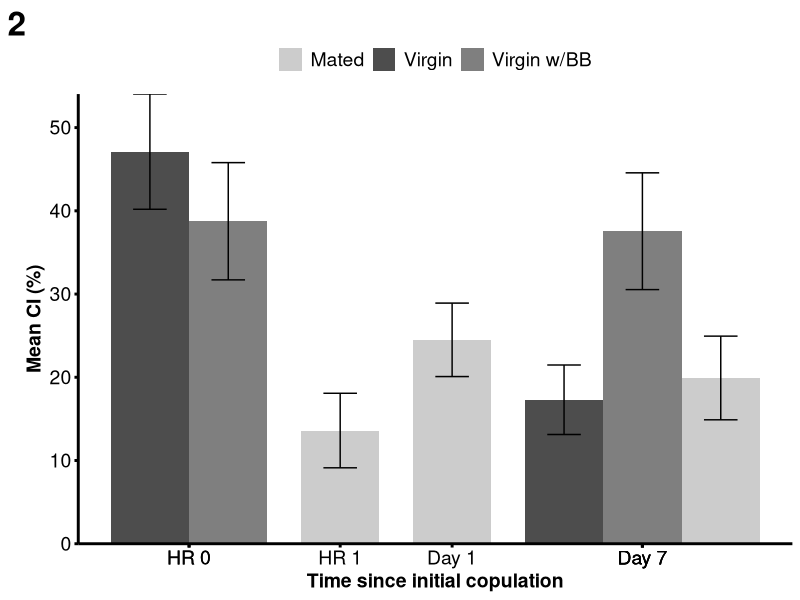
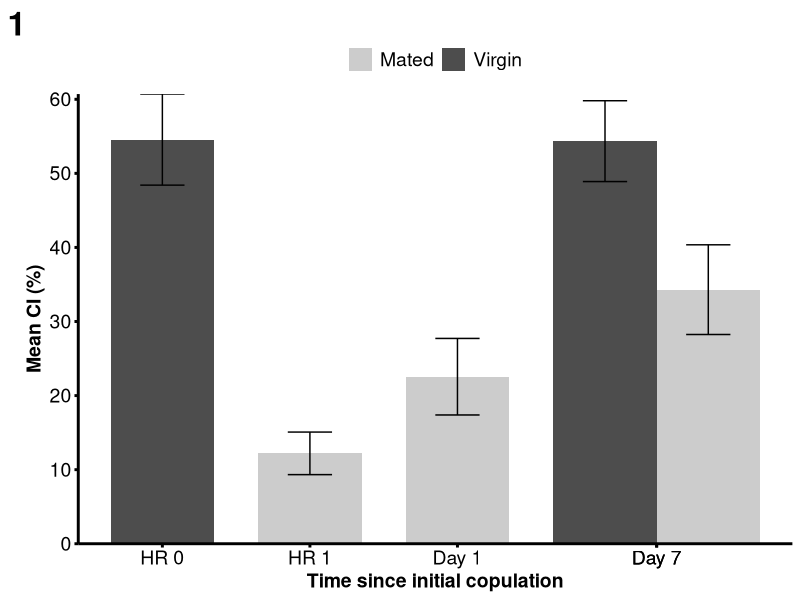

Generate these figures, in order, with R:
############################################## Script for SA analyses  #######################################################

#Analyzes sexual attractiveness data for D. suzukii & D. biarmipes
#Runs ANOVA, Tukey post-hoc test

#################################################################################################################################################

######## Set-up ########

#set working directory
setwd("C:/Users/rclar/Dropbox/McRobert Lab/Suzukii Paper/D_suzukii_behav")
getwd()

remove(list = ls())

#load libraries
library(tidyverse)
library(RColorBrewer)

#read in data
SA_data <- read_csv("SA_TidyData.csv", col_names = TRUE)

#################################################################################################################################################

######## Format data ########

#remove NAs
SA_data_clean <- SA_data[which(SA_data$Courtship_Index_arcsine!='NA'),]

#subset to each species
DS <- SA_data_clean[which(SA_data_clean$Species=='Drosophila_suzukii'),]
DB <- SA_data_clean[which(SA_data_clean$Species=='Drosophila_biarmipes'),]

#################################################################################################################################################

######## D suzukii analyses ########

#### anova ####
DS_SA_anova <- aov(Courtship_Index_arcsine ~ Test, data = DS)
DS_SA_Tukey <- TukeyHSD(DS_SA_anova)

#### means, SD & SE #####
#virgins 3-5 days w/out blueberry
DS_V35_NBB <- DS[which(DS$Test=='DS_V3-5_NBB'),] #subset dataframe
DS_V35_NBB_mean <- mean(DS_V35_NBB$`Courtship_Index_%`) #calculate mean
DS_V35_NBB_SD <- sd(DS_V35_NBB$`Courtship_Index_%`) #calculate SD
DS_V35_NBB_SE <- DS_V35_NBB_SD/sqrt(20) #calculate SE

#virgins 10-12 days w/out blueberry
DS_V1012_NBB <- DS[which(DS$Test=='DS_V10-12_NBB'),]
DS_V1012_NBB_mean <- mean(DS_V1012_NBB$`Courtship_Index_%`)
DS_V1012_NBB_SD <- sd(DS_V1012_NBB$`Courtship_Index_%`)
DS_V1012_NBB_SE <- DS_V1012_NBB_SD/sqrt(20)

#virgins 3-5 days w/blueberry
DS_V35_BB <- DS[which(DS$Test=='DS_V3-5_BB'),]
DS_V35_BB_mean <- mean(DS_V35_BB$`Courtship_Index_%`)
DS_V35_BB_SD <- sd(DS_V35_BB$`Courtship_Index_%`)
DS_V35_BB_SE <- DS_V35_BB_SD/sqrt(20)

#virgins 10-12 days w/blueberry
DS_V1012_BB <- DS[which(DS$Test=='DS_V10-12_BB'),]
DS_V1012_BB_mean <- mean(DS_V1012_BB$`Courtship_Index_%`)
DS_V1012_BB_SD <- sd(DS_V1012_BB$`Courtship_Index_%`)
DS_V1012_BB_SE <- DS_V1012_BB_SD/sqrt(20)

#mated 1-hr post-mating w/blueberry (females 3-5 days old)
DS_PM1_BB <- DS[which(DS$Test=='DS_PM1_BB'),]
DS_PM1_BB_mean <- mean(DS_PM1_BB$`Courtship_Index_%`)
DS_PM1_BB_SD <- sd(DS_PM1_BB$`Courtship_Index_%`)
DS_PM1_BB_SE <- DS_PM1_BB_SD/sqrt(20)

#mated 1-day post-mating w/blueberry (females 4-6 days old)
DS_PM24_BB <- DS[which(DS$Test=='DS_PM24_BB'),]
DS_PM24_BB_mean <- mean(DS_PM24_BB$`Courtship_Index_%`)
DS_PM24_BB_SD <- sd(DS_PM24_BB$`Courtship_Index_%`)
DS_PM24_BB_SE <- DS_PM24_BB_SD/sqrt(20)

#mated 7 days post-mating w/blueberry (females 10-12 days old)
DS_PM168_BB <- DS[which(DS$Test=='DS_PM168_BB'),]
DS_PM168_BB_mean <- mean(DS_PM168_BB$`Courtship_Index_%`)
DS_PM168_BB_SD <- sd(DS_PM168_BB$`Courtship_Index_%`)
DS_PM168_BB_SE <- DS_PM168_BB_SD/sqrt(20)

#### summarize results ####
#create vectors with means, SDs, etc.
DS_mean <- c(DS_V35_NBB_mean, DS_V35_BB_mean, DS_PM1_BB_mean, DS_PM24_BB_mean, 
             DS_V1012_NBB_mean, DS_V1012_BB_mean, DS_PM168_BB_mean) #pull means into one vector
DS_SD <- c(DS_V35_NBB_SD, DS_V35_BB_SD, DS_PM1_BB_SD, DS_PM24_BB_SD, DS_V1012_NBB_SD, 
           DS_V1012_BB_SD, DS_PM168_BB_SD) #pull SDs into one vector
DS_SE <- c(DS_V35_NBB_SE, DS_V35_BB_SE, DS_PM1_BB_SE, DS_PM24_BB_SE, DS_V1012_NBB_SE, 
           DS_V1012_BB_SE, DS_PM168_BB_SE) #pull SEs into one vector
Time_Point <- c("HR 0", "HR 0", "HR 1", "Day 1", "Day 7", "Day 7", "Day 7")
Status <- c("Virgin", "Virgin w/BB", "Mated", "Mated", "Virgin", "Virgin w/BB", "Mated") #order should match those of mean, SD & SE vectors

#cat vectors into one dataframe
DS_sum <- data.frame(Time_Point, Status, DS_mean, DS_SD, DS_SE)

#################################################################################################################################################

######## D biarmipes analyses ########

#### anova ####
DB_SA_anova <- aov(Courtship_Index_arcsine ~ Test, data = DB)
DB_SA_Tukey <- TukeyHSD(DB_SA_anova)

#### means, SD & SE #####
#virgins 3-5 days w/out blueberry
DB_V35_NBB <- DB[which(DB$Test=='DB_V3-5_NBB'),] #subset dataframe
DB_V35_NBB_mean <- mean(DB_V35_NBB$`Courtship_Index_%`) #calculate mean
DB_V35_NBB_SD <- sd(DB_V35_NBB$`Courtship_Index_%`) #calculate SD
DB_V35_NBB_SE <- DB_V35_NBB_SD/sqrt(20) #calculate SE

#virgins 10-12 days/wout blueberry
DB_V1012_NBB <- DB[which(DB$Test=='DB_V10-12_NBB'),]
DB_V1012_NBB_mean <- mean(DB_V1012_NBB$`Courtship_Index_%`)
DB_V1012_NBB_SD <- sd(DB_V1012_NBB$`Courtship_Index_%`)
DB_V1012_NBB_SE <- DB_V1012_NBB_SD/sqrt(20)

#mated 1-hr post-mating w/out blueberry (females 3-5 days old)
DB_PM1_NBB <- DB[which(DB$Test=='DB_PM1_NBB'),]
DB_PM1_NBB_mean <- mean(DB_PM1_NBB$`Courtship_Index_%`)
DB_PM1_NBB_SD <- sd(DB_PM1_NBB$`Courtship_Index_%`)
DB_PM1_NBB_SE <- DB_PM1_NBB_SD/sqrt(20)

#mated 24-hrs post-mating w/out blueberry (females 4-6 days old)
DB_PM24_NBB <- DB[which(DB$Test=='DB_PM24_NBB'),]
DB_PM24_NBB_mean <- mean(DB_PM24_NBB$`Courtship_Index_%`)
DB_PM24_NBB_SD <- sd(DB_PM24_NBB$`Courtship_Index_%`)
DB_PM24_NBB_SE <- DB_PM24_NBB_SD/sqrt(20)

#mated 168-hrs post-mating w/out blueberry (females 10-12 days old)
DB_PM168_NBB <- DB[which(DB$Test=='DB_PM168_NBB'),]
DB_PM168_NBB_mean <- mean(DB_PM168_NBB$`Courtship_Index_%`)
DB_PM168_NBB_SD <- sd(DB_PM168_NBB$`Courtship_Index_%`)
DB_PM168_NBB_SE <- DB_PM168_NBB_SD/sqrt(20)

#### summarize results ####
#create vectors with means, SDs, etc.
DB_mean <- c(DB_V35_NBB_mean, DB_PM1_NBB_mean, DB_PM24_NBB_mean, 
             DB_V1012_NBB_mean, DB_PM168_NBB_mean) #pull means into one vector
DB_SD <- c(DB_V35_NBB_SD, DB_PM1_NBB_SD, DB_PM24_NBB_SD, DB_V1012_NBB_SD, 
           DB_PM168_NBB_SD) #pull SDs into one vector
DB_SE <- c(DB_V35_NBB_SE, DB_PM1_NBB_SE, DB_PM24_NBB_SE, DB_V1012_NBB_SE, 
           DB_PM168_NBB_SE) #pull SEs into one vector
Time_Point <- c("HR 0", "HR 1", "Day 1", "Day 7", "Day 7")
Status <- c("Virgin", "Mated", "Mated", "Virgin", "Mated") #order should match those of mean, SD & SE vectors

#cat vectors into one dataframe
DB_sum <- data.frame(Time_Point, Status, DB_mean, DB_SD, DB_SE)

#################################################################################################################################################

######## Visualize data ########

#assign bar width
bar_width <- 0.7

#### D suzukii plot ####
#assign bar positions
DS_sum$center <- c(1.65, 1.65, 3, 4, 5.7, 5.7, 5.7) #set breaks on x-axis (set so that consistent break between each "group" of bars)
DS_sum$pos <- c(1.3, 2, 3, 4, 5, 5.7, 6.4) #set position of each bar

#D suzukii bar plot
DSplot <- ggplot(data = DS_sum, aes(x= pos, y = DS_mean, fill = Status)) + 
  geom_col(position = "identity", size = 0.3, width = bar_width) + 
  geom_errorbar(aes(ymin = DS_mean - DS_SE, ymax = DS_mean + DS_SE), width = 0.3)
DSplot_annotated <- DSplot + labs(x = "Time since initial copulation", y = "Mean CI (%)") + 
  theme_bw() + scale_x_continuous(breaks = DS_sum$center, labels = DS_sum$Time_Point) + 
  scale_y_continuous(expand = c(0,0)) + scale_fill_manual(values = c("gray80", "gray30", "gray50")) + labs(tag = "2") + 
  theme(panel.border = element_blank(), panel.grid.major = element_blank(), panel.grid.minor = element_blank(),
        axis.line = element_line(size = 1), axis.ticks = element_line(color = "black", size = 1),
        axis.text = element_text(size = 14, color = "black"), axis.title = element_text(size = 14, face = "bold"), 
        legend.position = "top", legend.text = element_text(size = 14), 
        legend.title = element_blank(), plot.tag = element_text(size = 24, color = "black", face = "bold"))
DSplot_annotated

#### D biarmipes plot ####
#assign bar positions
DB_sum$center <- c(1, 2, 3, 4.35, 4.35) #set breaks on x-axis (set so that consistent break between each "group" of bars)
DB_sum$pos <- c(1, 2, 3, 4, 4.7) #set position of each bar

#D biarmipies bar plot
DBplot <- ggplot(data = DB_sum, aes(x = pos, y = DB_mean, fill = Status)) + 
  geom_col(position = "identity", size = 0.3, width = bar_width) + 
  geom_errorbar(aes(ymin = DB_mean - DB_SE, ymax = DB_mean + DB_SE), width = 0.3)
DBplot_annotated <- DBplot + labs(x = "Time since initial copulation", y = "Mean CI (%)") + 
  theme_bw() + scale_x_continuous(breaks = DB_sum$center, labels = DB_sum$Time_Point) + 
  scale_y_continuous(expand = c(0,0)) + scale_fill_manual(values = c("gray80", "gray30")) + labs(tag = "1") + 
  theme(panel.border = element_blank(), panel.grid.major = element_blank(), panel.grid.minor = element_blank(),
        axis.line = element_line(size = 1), axis.ticks = element_line(color = "black", size = 1),
        axis.text = element_text(size = 14, color = "black"), axis.title = element_text(size = 14, face = "bold"), 
        legend.position = "top", legend.text = element_text(size = 14), 
        legend.title = element_blank(), plot.tag = element_text(size = 24, color = "black", face = "bold"))
DBplot_annotated

#save as eps files for publication
ggsave("DS_SA.eps", plot = DSplot_annotated, width = 110, height = 120, units = "mm")
ggsave("DB_SA.eps", plot = DBplot_annotated, width = 100, height = 120, units = "mm")
